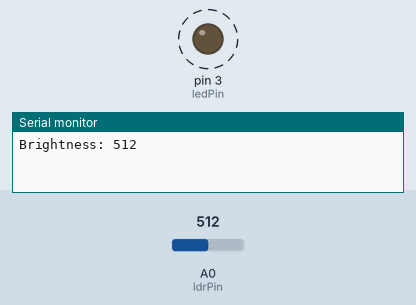
The sketch below on a simulated Arduino Uno, built with avr-gcc and run on an emulated ATmega328P. Shown: output pins drawn as LEDs (lit = HIGH), the last lines printed to the serial monitor. Dashed ring = blinking. Inputs (shaded band) come from the test bench; at power-on: A0 (ldrPin) = 512.

Above: at 2.4 s.
2.5 s: A0 (ldrPin) set to 0
At 3.95 s:
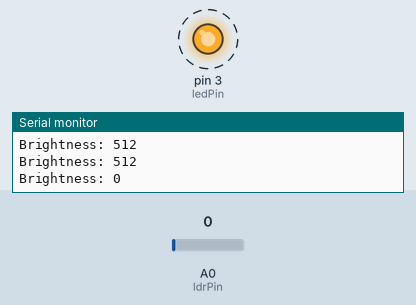
6.0 s: A0 (ldrPin) set to 306
At 6.18 s:
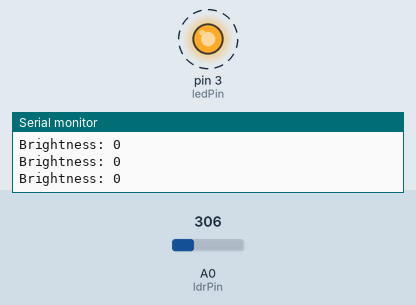
Timing chart, 0 to 15.5 s (numbered marks = the images above; inputs shaded):
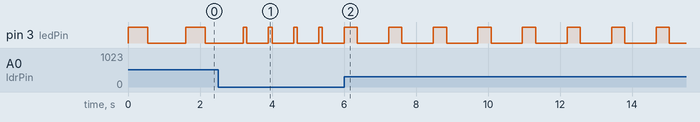

Measured:
- after the input at 2.5 s, pin 3 (ledPin): alternates HIGH for 0.10 s and LOW for 0.60 s, starting after 0.80 s
- after the input at 6.0 s, pin 3 (ledPin): alternates HIGH for 0.37 s and LOW for 0.87 s, starting after 0.37 s
- by itself, pin 3 (ledPin): alternates HIGH for 0.55 s and LOW for 1.1 s

The sketch:

EXP10.ino
```cpp
const int ldrPin = A0;  // Photoresistor connected to analog pin A0
const int ledPin = 3;    // LED connected to digital pin 13

void setup() {
  pinMode(ledPin, OUTPUT);
  Serial.begin(9600);
}

void loop() {
  int brightness = analogRead(ldrPin);
  int blinkSpeed = map(brightness, 0, 1023, 100, 1000);  //range

  digitalWrite(ledPin, HIGH);
  delay(blinkSpeed);
  digitalWrite(ledPin, LOW);
  delay(blinkSpeed);
  Serial.print("Brightness: ");
  Serial.println(brightness);
  delay(500);
}
```
